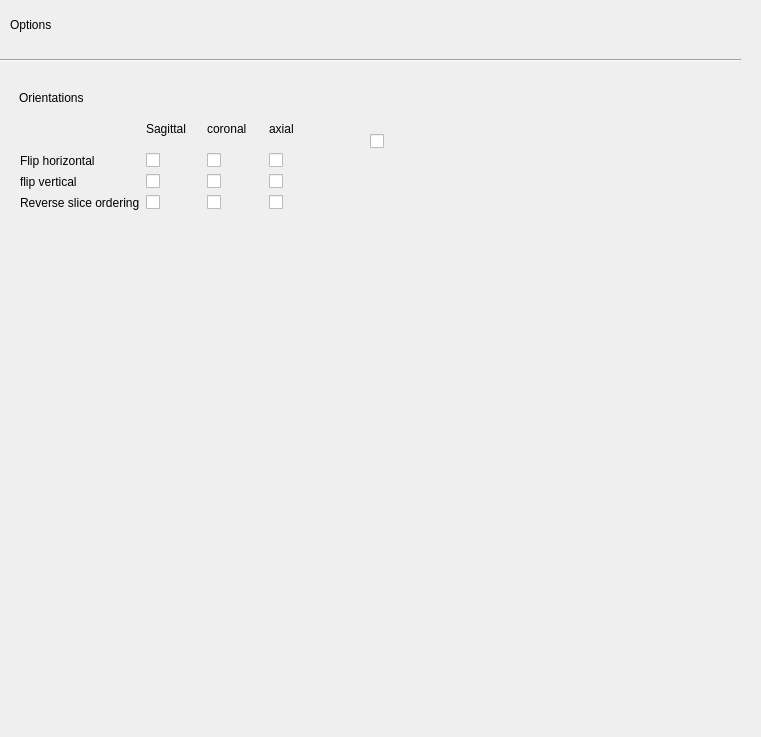
<?xml version="1.0" encoding="UTF-8"?>
<ui version="4.0">
 <class>options</class>
 <widget class="QWidget" name="options">
  <property name="geometry">
   <rect>
    <x>0</x>
    <y>0</y>
    <width>761</width>
    <height>737</height>
   </rect>
  </property>
  <property name="windowTitle">
   <string>Form</string>
  </property>
  <widget class="QLabel" name="label_2">
   <property name="geometry">
    <rect>
     <x>10</x>
     <y>10</y>
     <width>118</width>
     <height>29</height>
    </rect>
   </property>
   <property name="text">
    <string>Options</string>
   </property>
  </widget>
  <widget class="Line" name="line">
   <property name="geometry">
    <rect>
     <x>0</x>
     <y>50</y>
     <width>741</width>
     <height>21</height>
    </rect>
   </property>
   <property name="orientation">
    <enum>Qt::Horizontal</enum>
   </property>
  </widget>
  <widget class="QLabel" name="label">
   <property name="geometry">
    <rect>
     <x>20</x>
     <y>20</y>
     <width>16</width>
     <height>29</height>
    </rect>
   </property>
   <property name="text">
    <string/>
   </property>
  </widget>
  <widget class="QWidget" name="widgetFlipButtons" native="true">
   <property name="geometry">
    <rect>
     <x>10</x>
     <y>80</y>
     <width>344</width>
     <height>161</height>
    </rect>
   </property>
   <widget class="QLabel" name="label_3">
    <property name="geometry">
     <rect>
      <x>9</x>
      <y>9</y>
      <width>85</width>
      <height>17</height>
     </rect>
    </property>
    <property name="text">
     <string>Orientations</string>
    </property>
   </widget>
   <widget class="QWidget" name="layoutWidget">
    <property name="geometry">
     <rect>
      <x>10</x>
      <y>30</y>
      <width>304</width>
      <height>100</height>
     </rect>
    </property>
    <layout class="QGridLayout" name="gridLayout">
     <item row="0" column="1">
      <widget class="QLabel" name="label_4">
       <property name="text">
        <string>Sagittal</string>
       </property>
      </widget>
     </item>
     <item row="0" column="2">
      <widget class="QLabel" name="label_5">
       <property name="text">
        <string>coronal</string>
       </property>
      </widget>
     </item>
     <item row="0" column="3">
      <widget class="QLabel" name="label_6">
       <property name="text">
        <string>axial</string>
       </property>
      </widget>
     </item>
     <item row="1" column="0">
      <widget class="QLabel" name="label_7">
       <property name="text">
        <string>Flip horizontal</string>
       </property>
      </widget>
     </item>
     <item row="1" column="1">
      <widget class="QCheckBox" name="checkBoxSagittalFlipX">
       <property name="text">
        <string/>
       </property>
      </widget>
     </item>
     <item row="1" column="2">
      <widget class="QCheckBox" name="checkBoxCoronalFlipX">
       <property name="text">
        <string/>
       </property>
      </widget>
     </item>
     <item row="1" column="3">
      <widget class="QCheckBox" name="checkBoxAxialFlipx">
       <property name="text">
        <string/>
       </property>
      </widget>
     </item>
     <item row="2" column="0">
      <widget class="QLabel" name="label_10">
       <property name="text">
        <string>flip vertical</string>
       </property>
      </widget>
     </item>
     <item row="2" column="1">
      <widget class="QCheckBox" name="checkBoxSagittalFlipY">
       <property name="text">
        <string/>
       </property>
      </widget>
     </item>
     <item row="2" column="2">
      <widget class="QCheckBox" name="checkBoxCoronalFlipY">
       <property name="text">
        <string/>
       </property>
      </widget>
     </item>
     <item row="2" column="3">
      <widget class="QCheckBox" name="checkBoxAxialFlipY">
       <property name="text">
        <string/>
       </property>
      </widget>
     </item>
     <item row="3" column="0">
      <widget class="QLabel" name="label_8">
       <property name="text">
        <string>Reverse slice ordering</string>
       </property>
      </widget>
     </item>
     <item row="3" column="1">
      <widget class="QCheckBox" name="checkBoxSagittalFlipZ">
       <property name="text">
        <string/>
       </property>
      </widget>
     </item>
     <item row="3" column="2">
      <widget class="QCheckBox" name="checkBoxCoronalFlipZ">
       <property name="text">
        <string/>
       </property>
      </widget>
     </item>
     <item row="3" column="3">
      <widget class="QCheckBox" name="checkBoxAxialFlipZ">
       <property name="text">
        <string/>
       </property>
      </widget>
     </item>
    </layout>
   </widget>
  </widget>
  <widget class="QCheckBox" name="checkBoxImpcView">
   <property name="geometry">
    <rect>
     <x>370</x>
     <y>131</y>
     <width>62</width>
     <height>20</height>
    </rect>
   </property>
   <property name="text">
    <string/>
   </property>
  </widget>
 </widget>
 <resources>
  <include location="../resources.qrc"/>
 </resources>
 <connections/>
</ui>
